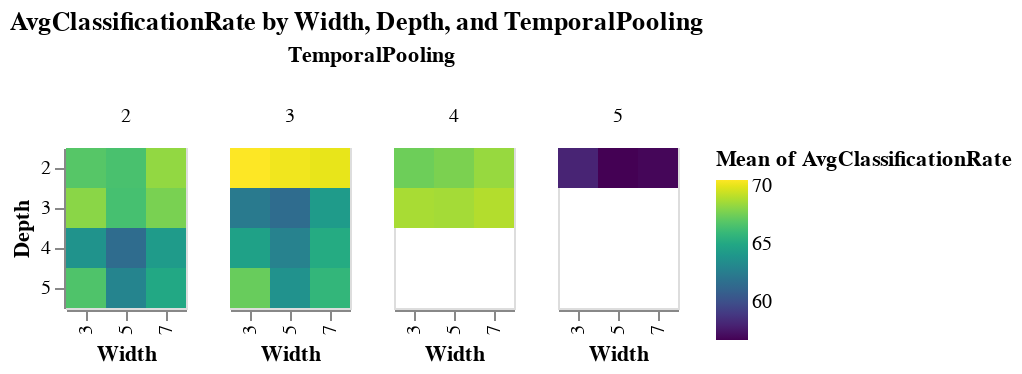

Notebook code cell kept with this figure:
### Code cell
chart = alt.Chart(df).mark_rect().encode(
    x=alt.X('Width:O'),
    y=alt.Y('Depth:O'),
    color=alt.Color('mean(AvgClassificationRate):Q', scale=alt.Scale(scheme='viridis')),
    tooltip=['Width', 'Depth', 'TemporalPooling', 'mean(AvgClassificationRate)']
).facet(
    column='TemporalPooling:N'
).properties(
    title='AvgClassificationRate by Width, Depth, and TemporalPooling'
)

chart

### Figure 1 — Vega-Lite specification as saved in the notebook (floating-point values rounded to 4 significant figures; data arrays with more than 128 entries replaced by an {"elided": "..."} marker saying what was removed)
{"config": {"view": {"continuousWidth": 300, "continuousHeight": 300}}, "data": {"name": "data-f22db429f087b0b80f91725068073632"}, "facet": {"column": {"field": "TemporalPooling", "type": "nominal"}}, "spec": {"mark": {"type": "rect"}, "encoding": {"color": {"aggregate": "mean", "field": "AvgClassificationRate", "scale": {"scheme": "viridis"}, "type": "quantitative"}, "tooltip": [{"field": "Width", "type": "quantitative"}, {"field": "Depth", "type": "quantitative"}, {"field": "TemporalPooling", "type": "quantitative"}, {"aggregate": "mean", "field": "AvgClassificationRate", "type": "quantitative"}], "x": {"field": "Width", "type": "ordinal"}, "y": {"field": "Depth", "type": "ordinal"}}}, "title": "AvgClassificationRate by Width, Depth, and TemporalPooling", "$schema": "https://vega.github.io/schema/vega-lite/v5.20.1.json", "datasets": {"data-f22db429f087b0b80f91725068073632": {"elided": "297 records"}}}
